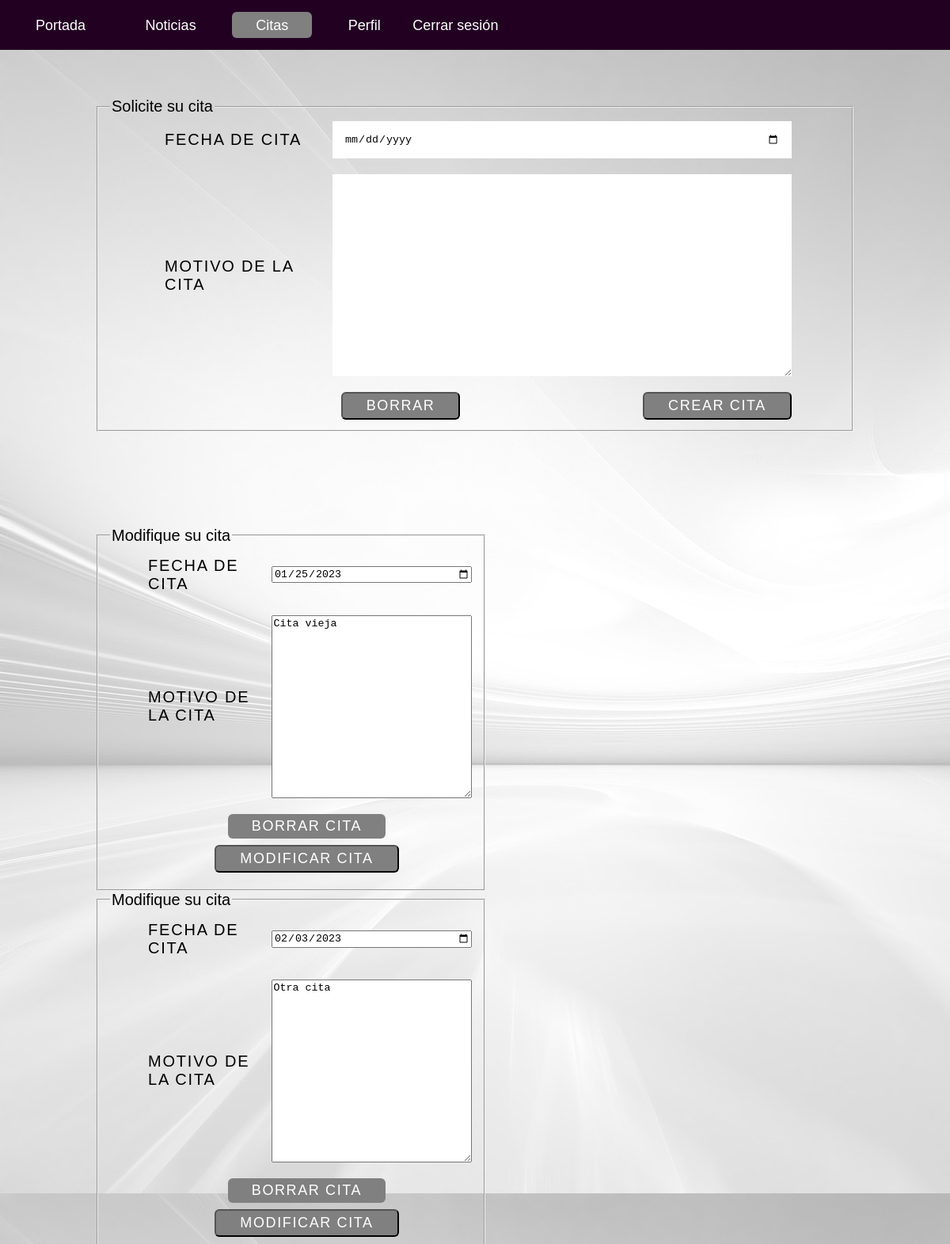
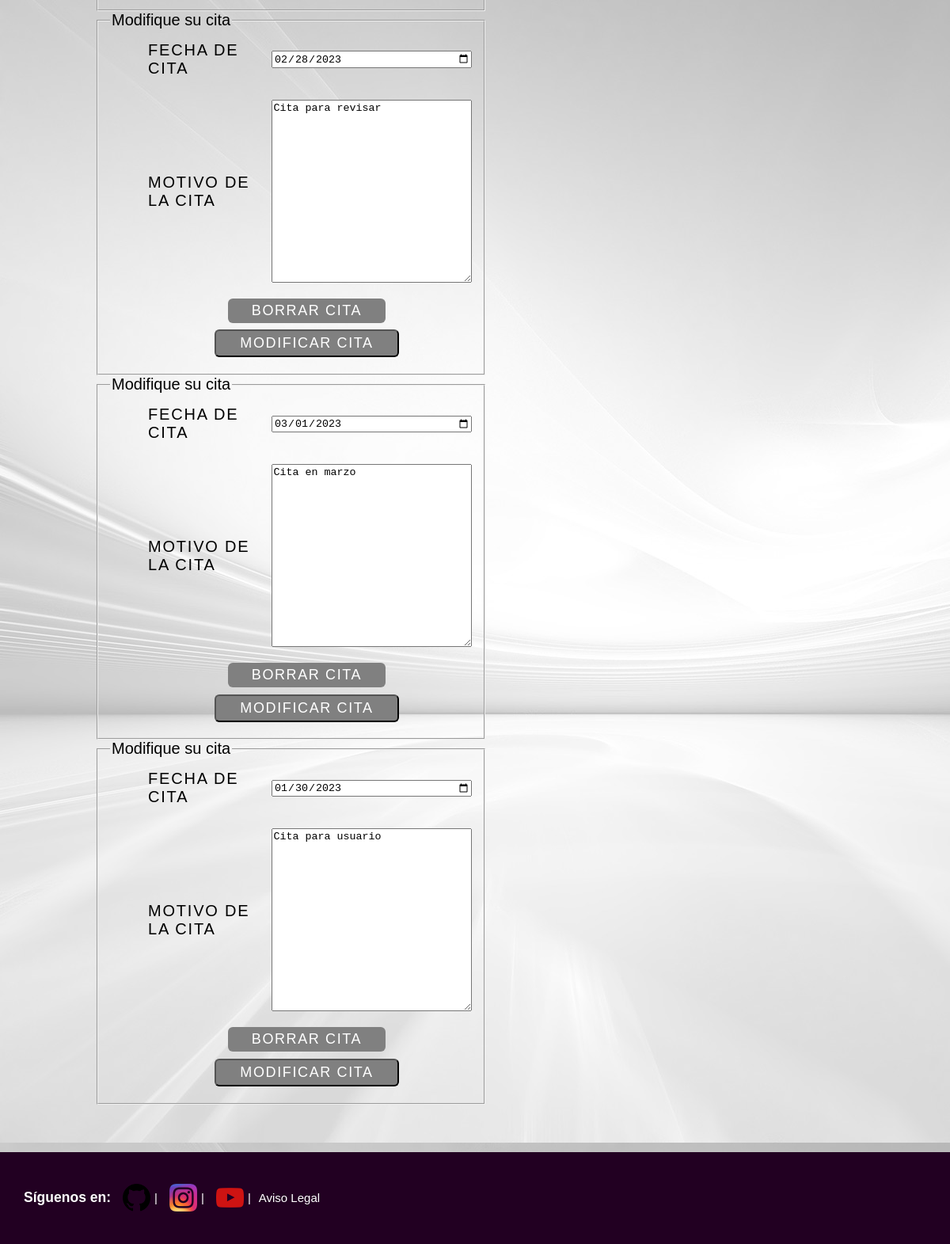
Page /views/citaciones/citaciones.php (signed in) on the committed database (2 pictures, top to bottom).
### tables this page shows
CREATE TABLE `citas` (
  `idCita` int(11) NOT NULL,
  `idUser` int(11) NOT NULL,
  `fecha_cita` date NOT NULL,
  `motivo_cita` varchar(120) DEFAULT NULL
);

### views/citaciones/citaciones.php (the view, shortened to what this page needs)
<?php include("../conexionBBDD.php"); ?>
    <?php
    $fcita = filter_input(INPUT_GET, 'fcita', FILTER_SANITIZE_FULL_SPECIAL_CHARS);
    $motivo = urldecode(filter_input(INPUT_GET, 'motivo', FILTER_SANITIZE_FULL_SPECIAL_CHARS));
    ?>
    <div class="container">
        <form action="./crearCitasUser.php" method="post">
        <fieldset>
            <legend>Solicite su cita</legend>
                <ul class="flex-outer">
                    <li>
                        <label for="fcita">Fecha de cita</label>
                        <input type="date" name="fcita"
                            placeholder="Elija la fecha de su cita"
                            value="<?php echo($fcita==1)?"":$fcita ?>"
                            title="Elija la fecha de su cita"
                            min="<?php echo date("Y-m-d"); ?>" >
                    </li>
                    <li>
                        <label for="motivo">Motivo de la cita</label>
                        <textarea name="motivo" rows="15"><?php echo($motivo=$motivo) ?></textarea>
                    </li>
                    <li class="liButtons">
                        <button type="reset">Borrar</button>
                        <button type="submit"> Crear cita </button>
                    </li>
                </ul>
        </fieldset>
        </form>
    </div>
    <?php
    $modmotivo = urldecode(filter_input(INPUT_GET, 'modmotivo', FILTER_SANITIZE_FULL_SPECIAL_CHARS));
    ?>
    <div class="container-citas">
    <?php
    $result = $mysqli -> query("SELECT * FROM citas WHERE citas.idUser = '".$_SESSION["idUser"]."' ORDER BY idCita ASC");
    if(!$result -> num_rows){
        echo "No hay citas registradas";
    } else {
        while($qry = $result -> fetch_array()){
    ?>
        <form action="./modificarCitas.php" method="post">
        <fieldset>
            <legend>Modifique su cita</legend>
                <ul class="flex-outer-citas">
                    <li>
                        <label for="modfcita">Fecha de cita</label>
                        <input type="date" name="modfcita"
                            value="<?php echo $qry["fecha_cita"] ?>"
                            title="Elija la fecha de su cita"
                            min="<?php echo date("Y-m-d"); ?>" >
                    </li>
                    <li>
                        <label for="modmotivo">Motivo de la cita</label>
                        <textarea name="modmotivo" rows="15"><?php  echo ($modmotivo=="")?$qry["motivo_cita"]:$modmotivo ?></textarea>
                    </li>
                    <li class="liButtons">
                        <a href="./borrarCitas.php?idCita=.<?php echo ($qry['idCita']) ?>.&fcita=.<?php echo ($qry['fecha_cita']) ?>"> Borrar cita </a>
                        <button type="submit"> Modificar cita </button>
                    </li>
                </ul>
        </fieldset>
        </form>
    <?php
        }
    }
    ?>
    </div>
<?php include "../footer.php" ?>

### css/estilos.css (style rules this page uses)
:root { --colorFondo: white; --hover: darkcyan; --fondoMenu: rgb(34, 0, 34); --colorTexto: white; }
html, body { margin:0; padding:0px; font-size:20px; font-family: Helvetica, sans-serif; }
body { background-image: url(../asset/images/logo3.jpg); background-attachment: fixed; overflow-x: hidden; box-sizing: border-box; display: flex; flex-direction: column; min-height: 100vh; }
a { text-decoration: none; color: var(--colorTexto); }
.container { width: 80%; max-width: 1200px; margin: 0 auto; padding: 5% 0; }
.container * { box-sizing: border-box; }
.flex-outer, .flex-inner { list-style-type: none; padding: 0; }
.flex-outer { max-width: 800px; margin: 0 auto; }
.flex-outer li, .flex-inner { display: flex; flex-wrap: wrap; align-items: center; }
.flex-outer > li:not(:last-child) { margin-bottom: 20px; }
.flex-outer li label, .flex-outer li p { padding: 8px; font-weight: 200; letter-spacing: .09em; text-transform: uppercase; }
.flex-outer > li >label, .flex-outer li p { flex: 1 0 120px; max-width: 220px; }
.flex-outer > li > label + *, .flex-inner { flex: 1 0 220px; }
.flex-outer li input:not([type='radio']), .flex-outer li textarea { padding: 15px; border: none; }
.flex-outer .liButtons { display: flex; flex-wrap: wrap; align-items: center; }
.flex-outer .liButtons button { background-color: gray; color: var(--colorTexto); text-transform: uppercase; letter-spacing: 0.09em; padding: 5px 30px; margin-left: auto; border-radius: 6px; font-size: large; }
.container-citas { display: flex; flex-direction: row; flex-wrap: wrap; width: 80%; margin: 0 auto; padding: 5% 0; }
.flex-outer-citas { max-width: 500px; margin: 0 auto; }
.flex-outer-citas li { display: flex; flex-wrap: wrap; align-items: center; list-style-type: none; }
.flex-outer-citas li label { padding: 8px; font-weight: 200; letter-spacing: .09em; text-transform: uppercase; }
.flex-outer-citas > li >label { flex: 1 0 120px; max-width: 220px; }
.flex-outer-citas > li > label + * { flex: 1 0 220px; }
.flex-outer-citas > li:not(:last-child) { margin-bottom: 20px; }
.flex-outer-citas .liButtons { display: flex; flex-wrap: wrap; flex-direction: column; justify-content: center; }
.flex-outer-citas .liButtons button, .flex-outer-citas .liButtons a { background-color: gray; color: var(--colorTexto); text-transform: uppercase; letter-spacing: 0.09em; padding: 5px 30px; border-radius: 6px; font-size: large; margin-bottom: 2%; }

### rows in the picture
citas: modfcita "01/25/2023", modmotivo "Cita vieja"
citas: modfcita "02/03/2023", modmotivo "Otra cita"
citas: modfcita "02/28/2023", modmotivo "Cita para revisar"
citas: modfcita "03/01/2023", modmotivo "Cita en marzo"
citas: modfcita "01/30/2023", modmotivo "Cita para usuario"
